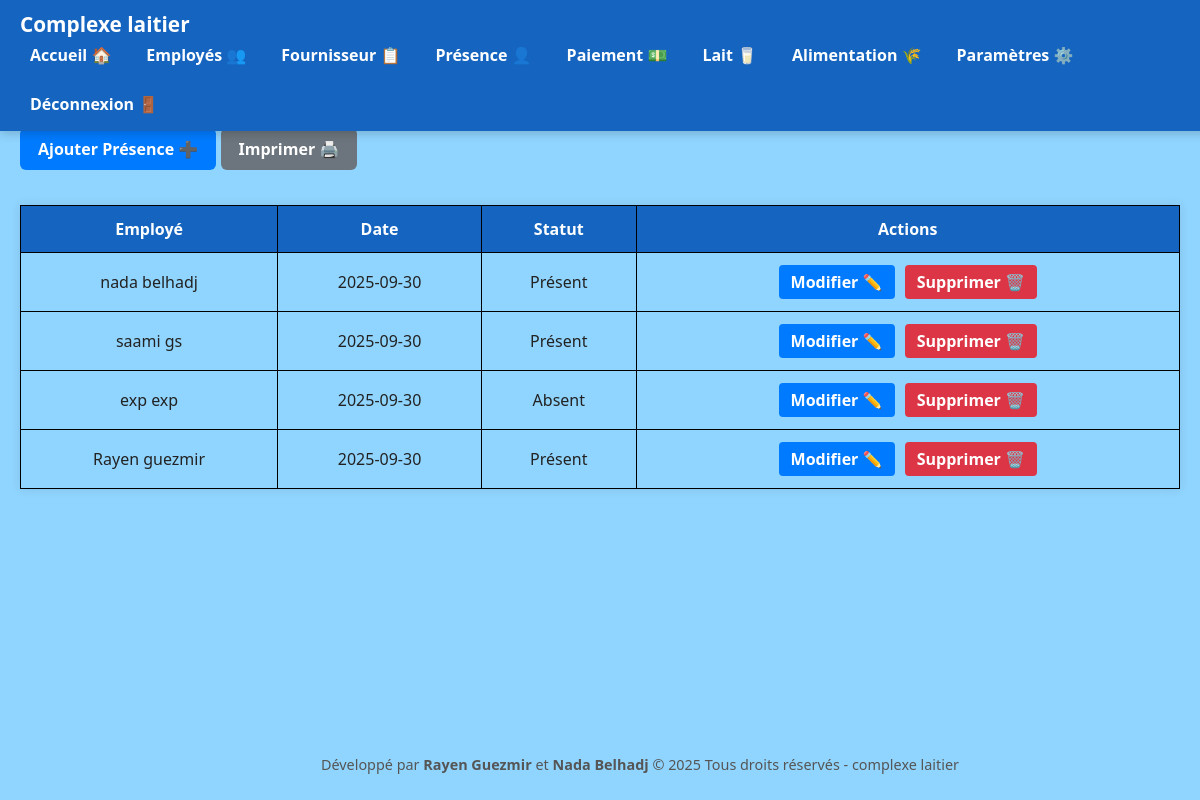
Screenshot of /presence.php (signed in) with the database file from the repository.
### tables this page shows
CREATE TABLE IF NOT EXISTS `presence` (
  `id` int NOT NULL AUTO_INCREMENT,
  `employe_id` varchar(50) NOT NULL,
  `date` date NOT NULL,
  `statut` varchar(50) NOT NULL,
  `date_absence` date NOT NULL,
  `date_presence` date NOT NULL,
  `mois` date NOT NULL,
  PRIMARY KEY (`id`)
);

CREATE TABLE IF NOT EXISTS `employes` (
  `id` int NOT NULL AUTO_INCREMENT,
  `nom` varchar(50) NOT NULL,
  `prenom` varchar(50) NOT NULL,
  `poste` varchar(50) NOT NULL,
  `salaire_base` varchar(10) NOT NULL,
  `cnss_taux` decimal(5,0) NOT NULL,
  `date` date NOT NULL,
  `date_paiement` date NOT NULL,
  PRIMARY KEY (`id`)
);

### presence.php (the view, shortened to what this page needs)
<?php
include('config.php');
include('header.php');
$lang_code = $_SESSION['lang'] ?? 'fr';
$presences = $conn->query("SELECT p.id,e.nom,e.prenom,p.date,p.statut FROM presence p JOIN employes e ON p.employe_id=e.id ORDER BY p.date DESC");
?>
<!DOCTYPE html>
<html lang="<?= $lang_code ?>">
<head>
</head>
<body>
<h2><?= $lang_code=='fr'?'Liste Présences 👤':'👤 قائمة الحضور' ?></h2>
<a href="presence_add.php" class="btn-add"><?= $lang_code=='fr'?'Ajouter Présence ➕':'➕ إضافة حضور' ?></a>
<a href="#" onclick="window.print();" class="btn-print"><?= $lang_code=='fr'?'Imprimer 🖨️':'🖨️ طباعة' ?></a>
<table>
<thead>
<tr>
<th><?= $lang_code=='fr'?'Employé':'الموظف' ?></th>
<th><?= $lang_code=='fr'?'Date':'التاريخ' ?></th>
<th><?= $lang_code=='fr'?'Statut':'الحالة' ?></th>
<th><?= $lang_code=='fr'?'Actions':'الإجراءات' ?></th>
</tr>
</thead>
<tbody>
<?php while($row=$presences->fetch_assoc()): ?>
<tr>
<td><?= htmlspecialchars($row['nom'].' '.$row['prenom']) ?></td>
<td><?= $row['date'] ?></td>
<td><?= $lang_code=='fr'?($row['statut']=='present'?'Présent':'Absent'):($row['statut']=='present'?'حاضر':'غائب') ?></td>
<td>
<a href="presence_edit.php?modifier=<?= $row['id'] ?>" class="btn-action btn-edit"><?= $lang_code=='fr'?'Modifier ✏️':'✏️ تعديل' ?></a>
<a href="presence.php?supprimer=<?= $row['id'] ?>" class="btn-action btn-delete" onclick="return confirm('<?= $lang_code=='fr'?'Voulez-vous vraiment supprimer 🗑️ ?':'🗑️ هل تريد الحذف فعلا؟' ?>');"><?= $lang_code=='fr'?'Supprimer 🗑️':'🗑️ حذف' ?></a>
</td>
</tr>
<?php endwhile; ?>
</tbody>
</table>
<?php include('footer.php'); ?>
</body>
</html>

### rows the page displays
presence: employe.prenom "nada belhadj", date "2025-09-30", statut "Présent"
presence: employe.prenom "saami gs", date "2025-09-30", statut "Présent"
presence: employe.prenom "exp exp", date "2025-09-30", statut "Absent"
presence: employe.prenom "Rayen guezmir", date "2025-09-30", statut "Présent"

### other values shown
$items['dashboard'] "Accueil 🏠"
$items['employes'] "Employés 👥"
$items['fournisseur'] "Fournisseur 📋"
$items['presence'] "Présence 👤"
$items['paiement'] "Paiement 💵"
$items['lait'] "Lait 🥛"
$items['alimentation'] "Alimentation 🌾"
$items['settings'] "Paramètres ⚙️"
